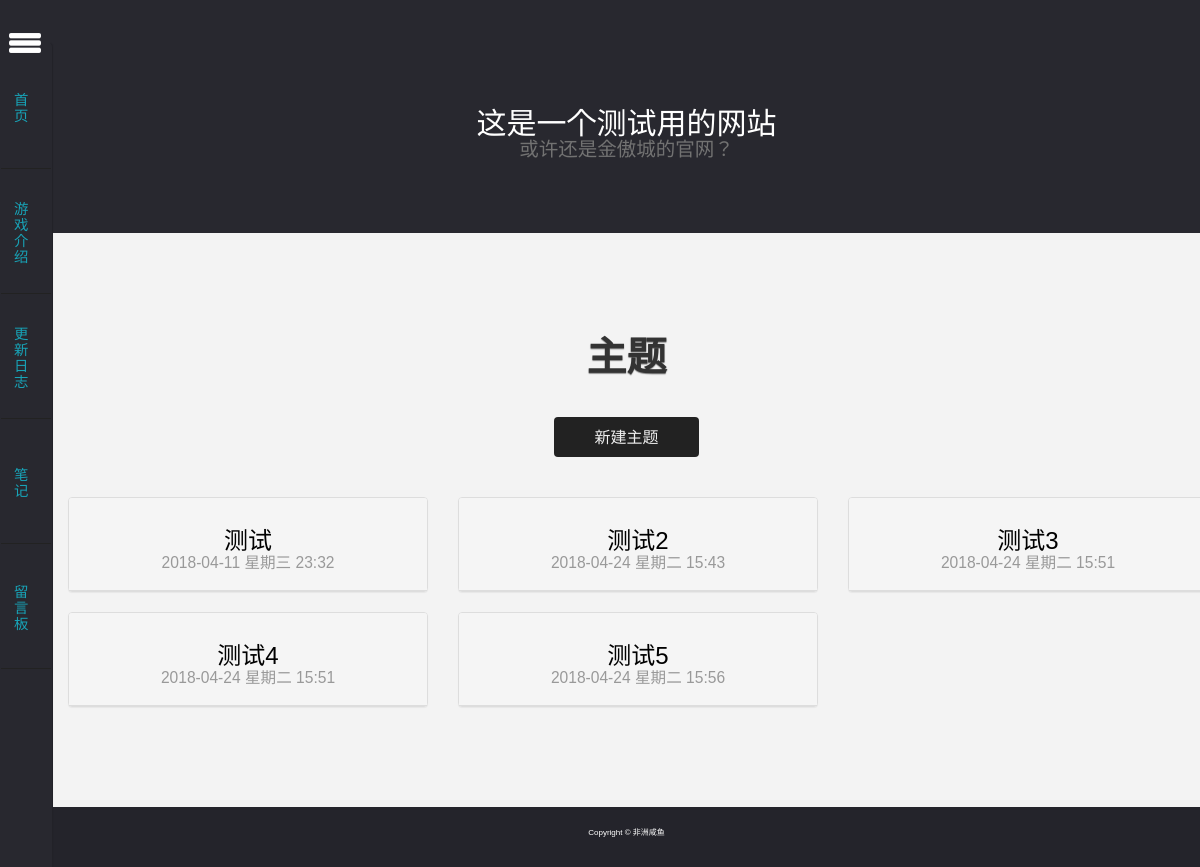
Page /topics/ (signed in) on the earlier database version.
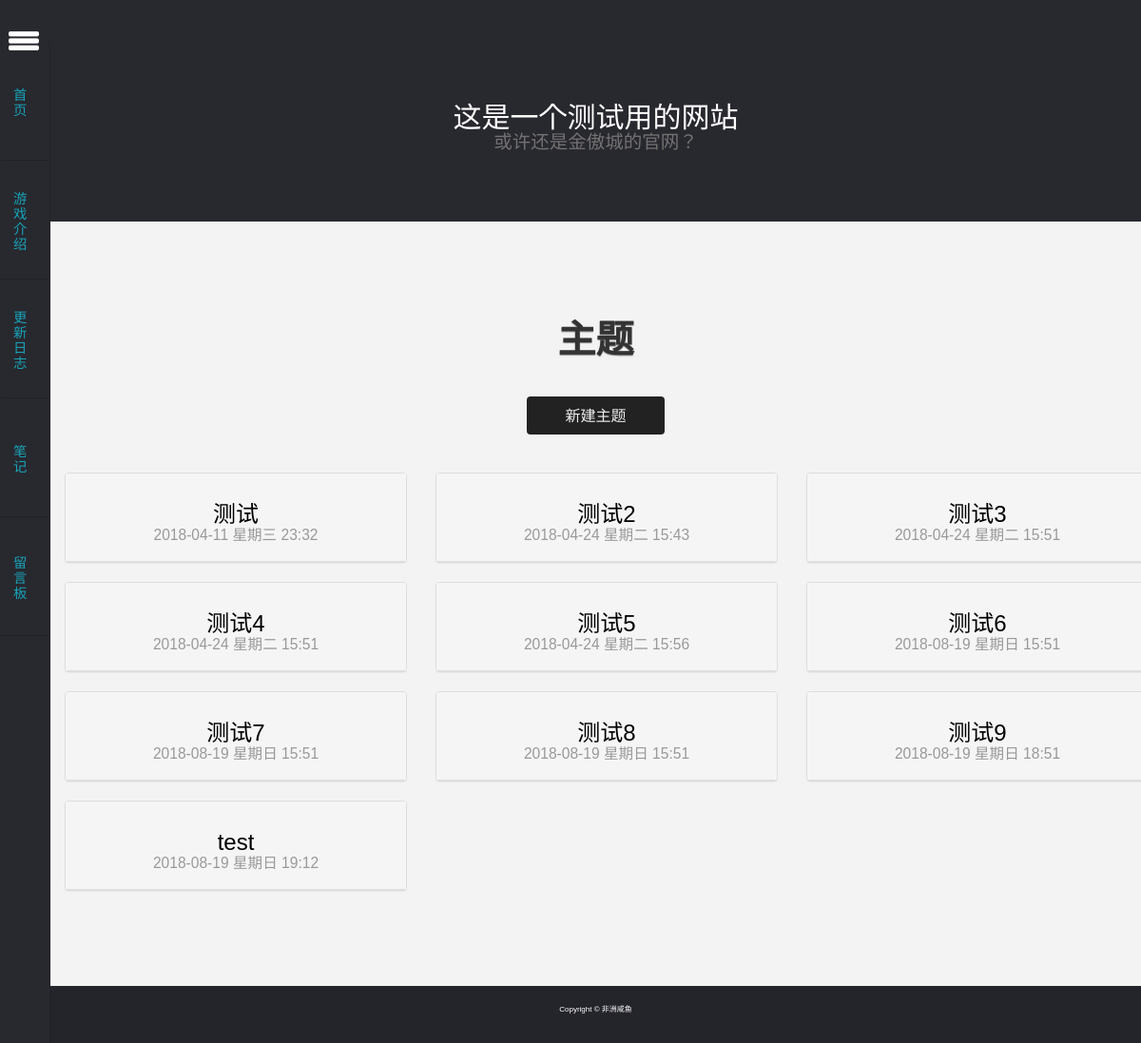
Same page on the later database version.
### learning_logs/models.py (models this page shows)
class Topic(models.Model):
    text = models.CharField(max_length=200, verbose_name="主题名称")
    date_added = models.DateTimeField(auto_now_add=True, verbose_name="创建时间")
    owner = models.ForeignKey(User, on_delete=models.CASCADE, verbose_name="创建者")
    class Meta:
        verbose_name = u"主题"
        verbose_name_plural = u"主题"
    def __str__(self):
        return self.text

### learning_logs/views.py (the view)
# urls.py: url(r'^topics/$', views.topics, name='topics'),
@login_required()
def topics(request):
    topics = Topic.objects.filter(owner=request.user).order_by('date_added')
    context = {'topics': topics}
    return render(request, 'topics.html', context)

### learning_logs/templates/topics.html (shortened to what this page needs)
{% extends "base.html" %}
{% block header %}
  <h1>主题</h1>
<a class="button button-rounded button-inverse" href="{% url 'learning_logs:new_topic' %}" data-toggle="modal" data-target="#new_topic" id="new_topic1">新建主题</a>
{% endblock %}
{% block content %}
<div class="container">
    <div class="row">
{% for topic in topics %}
    <div class="col-xs-4">
    <div class="panel panel-default">
      <div class="panel-heading">
        <h3>
          <a href="{% url 'learning_logs:topic' topic.id %}" style="color:black;text-decoration:none;" onmouseover="this.style.text-decoration=none">{{ topic }}</a>
          <br/>
          <small>
          {{ topic.date_added|date:'Y-m-d D H:i' }}
          </small>
        </h3>
      </div>
    </div>
    </div>
    {% empty %}
      <li>目前没有任何主题</li>
{% endfor %}
    </div>
</div>
{% endblock content %}

Differences in the rows shown:
added Topic: text "测试6", date_added "2018-08-19 星期日 15:51"
added Topic: text "测试7", date_added "2018-08-19 星期日 15:51"
added Topic: text "测试8", date_added "2018-08-19 星期日 15:51"
added Topic: text "测试9", date_added "2018-08-19 星期日 18:51"
added Topic: text "test", date_added "2018-08-19 星期日 19:12"
